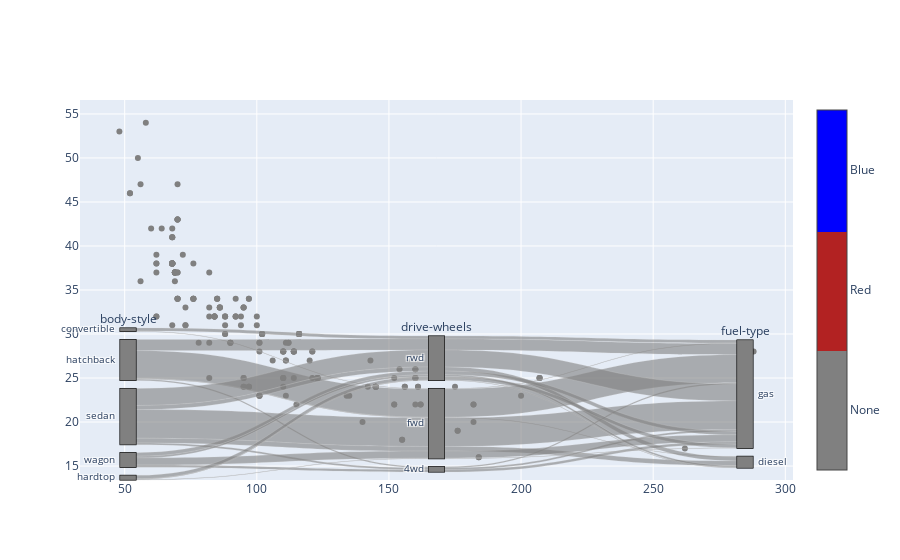

The notebook cell this image was saved under:
### Code cell
fig = go.FigureWidget(
    data=[go.Scatter(x=cars_df.horsepower, y=cars_df['highway-mpg'],
                marker={'color': color, 'cmin': cmin, 'cmax': cmax,
                        'colorscale': colorscale, 'showscale': True,
                        'colorbar': {'tickvals': [0, 1, 2], 'ticktext': ['None', 'Red', 'Blue']}},
                     mode='markers'),

      go.Parcats(domain={'y': [0, 0.4]}, dimensions=dimensions,
                   line={'colorscale': colorscale, 'cmin': cmin,
                   'cmax': cmax, 'color': color, 'shape': 'hspline'})]
)

fig.show()

### Figure 1 — Plotly figure (JSON) as saved in the notebook; plotly's stock layout.template omitted (floating-point values rounded to 4 significant figures; data arrays with more than 128 entries replaced by an {"elided": "..."} marker saying what was removed)
{"data": [{"marker": {"cmax": 2.5, "cmin": -0.5, "color": {"elided": "205 int values"}, "colorbar": {"ticktext": ["None", "Red", "Blue"], "tickvals": [0, 1, 2]}, "colorscale": [[0, "gray"], [0.33, "gray"], [0.33, "firebrick"], [0.66, "firebrick"], [0.66, "blue"], [1, "blue"]], "showscale": true}, "mode": "markers", "type": "scatter", "uid": "189309ad-3fac-4041-9bf0-b2a30bc12896", "x": {"elided": "205 int values"}, "y": {"elided": "205 int values"}}, {"dimensions": [{"label": "body-style", "values": {"elided": "205 str values"}}, {"label": "drive-wheels", "values": {"elided": "205 str values"}}, {"label": "fuel-type", "values": {"elided": "205 str values"}}], "domain": {"y": [0, 0.4]}, "line": {"cmax": 2.5, "cmin": -0.5, "color": {"elided": "205 int values"}, "colorscale": [[0, "gray"], [0.33, "gray"], [0.33, "firebrick"], [0.66, "firebrick"], [0.66, "blue"], [1, "blue"]], "shape": "hspline"}, "type": "parcats", "uid": "b40bd281-fb71-425a-93af-0d35b68f9087"}], "layout": {}}
